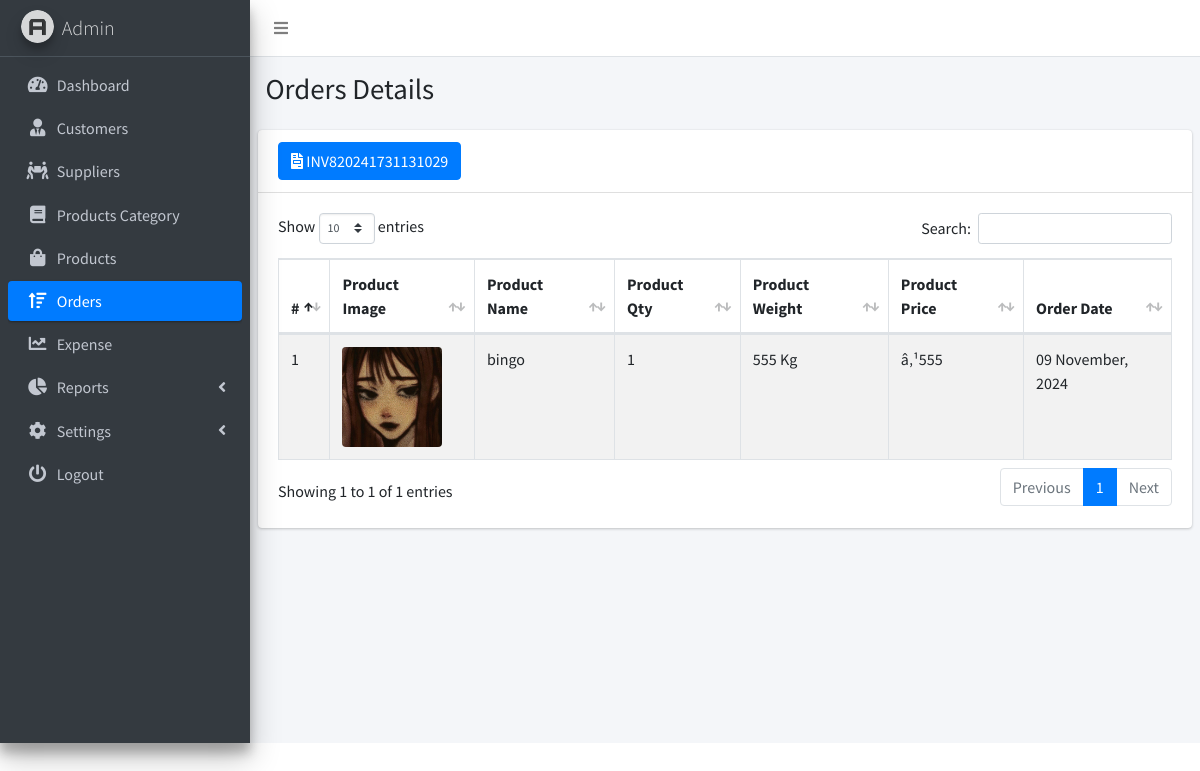
/orders_details.php?id=INV820241731131029 (signed in), run on the app's committed database.
### tables this page shows
CREATE TABLE `order_details` (
  `order_details_id` int(255) NOT NULL,
  `invoice_id` varchar(255) NOT NULL,
  `product_name` text NOT NULL,
  `product_quantity` varchar(255) NOT NULL,
  `product_weight` varchar(255) NOT NULL,
  `product_price` varchar(255) NOT NULL,
  `product_order_date` varchar(255) NOT NULL,
  `product_id` varchar(255) NOT NULL,
  `product_image` varchar(255) NOT NULL,
  `timestamp` timestamp NOT NULL DEFAULT current_timestamp() ON UPDATE current_timestamp()
);

CREATE TABLE `shop` (
  `shop_id` int(11) NOT NULL,
  `shop_name` varchar(255) NOT NULL,
  `shop_contact` varchar(255) NOT NULL,
  `shop_email` varchar(255) NOT NULL,
  `shop_address` varchar(255) NOT NULL,
  `tax` varchar(11) NOT NULL,
  `currency_symbol` varchar(20) NOT NULL,
  `shop_status` varchar(255) NOT NULL
);

### my_function.php (called while the page is built, shortened)
<?php
function getCurrency()
{
    global $con;
    $result = mysqli_query($con, "SELECT currency_symbol FROM shop WHERE shop_id=1 ");
    $row = mysqli_fetch_assoc($result);
    $currency = $row['currency_symbol'];
    return $currency;
}
?>

### orders_details.php (the view, shortened to what this page needs)
<!DOCTYPE html>
<html lang="en">
<head>
  <link rel="stylesheet" href="dist/css/preloader.css">
  <link rel="stylesheet" href="plugins/fontawesome-free/css/all.min.css">
  <link rel="stylesheet" href="https://code.ionicframework.com/ionicons/2.0.1/css/ionicons.min.css">
  <link rel="stylesheet" href="plugins/datatables-bs4/css/dataTables.bootstrap4.min.css">
  <link rel="stylesheet" href="plugins/datatables-responsive/css/responsive.bootstrap4.min.css">
  <link rel="stylesheet" href="dist/css/adminlte.min.css">
</head>
<body class="hold-transition sidebar-mini">
<div class="wrapper">
  <nav class="main-header navbar navbar-expand navbar-white navbar-light">
    <ul class="navbar-nav">
      <li class="nav-item">
        <a class="nav-link" data-widget="pushmenu" href="#" role="button"><i class="fas fa-bars"></i></a>
      </li>
    </ul>
  </nav>
  <aside class="main-sidebar sidebar-dark-primary elevation-4">
    <a href="#" class="brand-link">
      <img src="dist/img/AdminLTELogo.png"
           alt="AdminLTE Logo"
           class="brand-image img-circle elevation-3"
           style="opacity: .8">
      <span class="brand-text font-weight-light">Admin</span>
    </a>
    <div class="sidebar">
      <nav class="mt-2">
        <ul class="nav nav-pills nav-sidebar flex-column" data-widget="treeview" role="menu" data-accordion="false">
          <li class="nav-item">
            <a href="dashboard.php" class="nav-link">
              <i class="nav-icon fas fa-tachometer-alt"></i>
              <p>
                Dashboard
              </p>
            </a>
          </li>
          <li class="nav-item">
            <a href="customers.php" class="nav-link">
              <i class="nav-icon fas fa-user-tie"></i>
              <p>
                Customers
              </p>
            </a>
          </li>
          <li class="nav-item">
            <a href="suppliers.php" class="nav-link">
              <i class="nav-icon fas fa-people-carry"></i>
              <p>
                Suppliers
              </p>
            </a>
          </li>
          <li class="nav-item">
            <a href="category.php" class="nav-link">
              <i class="nav-icon fas fa-book"></i>
              <p>
                Products Category
              </p>
            </a>
          </li>
          <li class="nav-item">
            <a href="products.php" class="nav-link">
              <i class="nav-icon fas fa-shopping-bag"></i>
              <p>
                Products
              </p>
            </a>
          </li>
          <li class="nav-item">
            <a href="orders.php" class="nav-link active">
              <i class="nav-icon fas fa-sort-amount-up"></i>
              <p>
                Orders
              </p>
            </a>
          </li>
          <li class="nav-item">
            <a href="expense.php" class="nav-link">
              <i class="nav-icon fas fa-chart-line"></i>
              <p>
                Expense
              </p>
            </a>
          </li>
          <li class="nav-item">
            <a href="#" class="nav-link">
              <i class="nav-icon fas fa-chart-pie"></i>
              <p>
                Reports
                <i class="right fas fa-angle-left"></i>
              </p>
            </a>
          </li>
          <li class="nav-item">
            <a href="products.php" class="nav-link">
              <i class="nav-icon fas fa-cog"></i>
              <p>
                Settings
                <i class="right fas fa-angle-left"></i>
              </p>
            </a>
          </li>
          <li class="nav-item">
            <a href="logout.php" class="nav-link">
              <i class="nav-icon fas fa-power-off"></i>
              <p>
                Logout
              </p>
            </a>
          </li>
        </ul>
      </nav>
    </div>
  </aside>
  <div class="content-wrapper">
    <section class="content-header">
      <div class="container-fluid">
        <div class="row mb-2">
          <div class="col-sm-6">
            <h1>Orders Details</h1>
          </div>
        </div>
      </div>
    </section>
    <section class="content">
      <div class="row">
        <div class="col-12">
          <div class="card">
            <div class="card-header">
              <button class='btn btn-primary'><i class='fas fa-file-invoice'></i> <?php echo $getid = $_GET['id']; ?>
              </button>
            </div>
            <div class="card-body">
              <table id="example1" class="table table-bordered table-striped">
                <thead>
                <tr>
                  <th>#</th>
                  <th>Product Image</th>
                  <th>Product Name</th>
                  <th>Product Qty</th>
                  <th>Product Weight</th>
                  <th>Product Price</th>
                  <th>Order Date</th>
                </tr>
                </thead>
                <tbody>
                <?php
                include('db_connect.php');
                include("my_function.php");
                $getid = $_GET['id'];
                $currency = getCurrency();
                $result = mysqli_query($con, "SELECT * FROM order_details WHERE invoice_id='$getid'");
                $i = 1;
                while ($row = mysqli_fetch_array($result)) {
                  echo "<tr>";
                  echo "<td>" . $i . "</td>";
                  echo "<td>  <img src=\"product_images/" . $row['product_image'] . "\" class=\"img-rounded\" width='100' height='100' alt=\"Product Image\"></td>";
                  echo "<td>" . $row['product_name'] . "</td>";
                  echo "<td>" . $row['product_quantity'] . "</td>";
                  echo "<td>" . $row['product_weight'] . "</td>";
                  echo "<td>" .$currency. $row['product_price'] . "</td>";
                  echo "<td>" . date('d F, Y', strtotime($row['product_order_date'])) . "</td>";
                  $i++;
                  echo "</tr> ";
                }
                echo " </tbody>";
                echo " </table>";
                ?>
            </div>
          </div>
        </div>
      </div>
    </section>
  </div>
</div>
</body>
</html>

### data on the page
order_details: product_image (picture), product_name "bingo", product_quantity "1", product_weight "555 Kg", product_price "555", product_order_date "09 November, 2024"
shop: currency_symbol "â‚¹"

### other printed values
$getid = $_GET['id'] "INV820241731131029"
